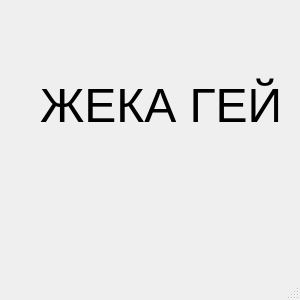
<?xml version="1.0" encoding="UTF-8"?>
<ui version="4.0">
 <class>MainWindow</class>
 <widget class="QMainWindow" name="MainWindow">
  <property name="geometry">
   <rect>
    <x>0</x>
    <y>0</y>
    <width>300</width>
    <height>300</height>
   </rect>
  </property>
  <property name="windowTitle">
   <string>MainWindow</string>
  </property>
  <widget class="QWidget" name="centralwidget">
   <widget class="QLabel" name="label">
    <property name="geometry">
     <rect>
      <x>40</x>
      <y>30</y>
      <width>241</width>
      <height>151</height>
     </rect>
    </property>
    <property name="font">
     <font>
      <pointsize>36</pointsize>
     </font>
    </property>
    <property name="text">
     <string>ЖЕКА ГЕЙ</string>
    </property>
   </widget>
  </widget>
  <widget class="QMenuBar" name="menubar">
   <property name="geometry">
    <rect>
     <x>0</x>
     <y>0</y>
     <width>300</width>
     <height>21</height>
    </rect>
   </property>
  </widget>
  <widget class="QStatusBar" name="statusbar"/>
 </widget>
 <resources/>
 <connections/>
</ui>
